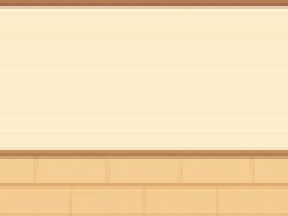
#> input picture docs/bg/salon.png, 96 x 72 px, found by its file name (shown 3 times larger)
$ python build_bg.py
#> lines starting #> are read from the running program, lines starting #| are printed output that depends on the picture
# Genera los fondos de docs/bg/ a partir de las imágenes de Nano Banana (1024x765).
# Uso: python3 tools/build_bg.py CARPETA_CON_LOS_PNG   (salon, cuarto, estudio, cocina, jardin, playa)
# Cada fondo se reduce a 96x72 (la pantalla del juego). Los exteriores (jardin, playa) además
# se guardan con el cielo transparente (*_k.png): al atardecer y de noche manda el cielo del juego.
import sys, os
import numpy as np
from PIL import Image
SRC = sys.argv[1] if len(sys.argv) > 1 else '.'
OUT = os.path.join(os.path.dirname(os.path.abspath(__file__)), '..', 'docs', 'bg')
os.makedirs(OUT, exist_ok=True)
# franjas (origen 0..765 -> destino 0..72) para alinear suelo y valla con los muebles del juego
BANDS = {
    'cuarto':  [(0, 660, 0, 50), (660, 705, 50, 54), (705, 765, 54, 72)],
    'salon':   [(0, 705, 0, 50), (705, 725, 50, 53), (725, 765, 53, 72)],        # suelo más alto (hasta el 70 % de la pantalla)
    'estudio': [(0, 500, 0, 42), (500, 765, 42, 72)],
    'cocina':  [(0, 570, 0, 45), (570, 612, 45, 49), (612, 765, 49, 72)],
    'jardin':  [(0, 345, 0, 29), (345, 525, 29, 38), (525, 765, 38, 72)],
}
def bake(name):
#> called with name = 'salon'
    im = Image.open(os.path.join(SRC, name + '.png')).convert('RGB')
#> im is the input picture: PIL image 96x72 RGB; mean R, G, B 244.6, 219.4, 178.3
    k = im.height / 765
#> k = 0.0941
    out = Image.new('RGB', (96, 72))
#> out: PIL image 96x72 RGB; every value is 0
    for a, b, c, d in BANDS.get(name, [(0, 765, 0, 72)]):
        part = im.crop((0, round(a * k), im.width, round(b * k))).resize((96, d - c), Image.LANCZOS)
        out.paste(part, (0, c))
#> this loop made 3 passes
#> pass 1, in bake, `part = im.crop((0, round(a * k), im.width, round(b * k))).resize((96, ..`:
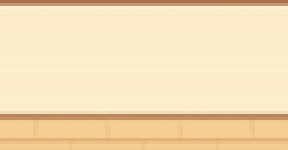
#> part: PIL image 96x50 RGB (shown 3 times larger); mean R, G, B 244.7, 221.1, 181.4
#> pass 3, in bake, `part = im.crop((0, round(a * k), im.width, round(b * k))).resize((96, ..`:
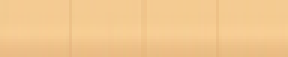
#> part: PIL image 96x19 RGB (shown 3 times larger); mean R, G, B 242.2, 199.6, 142.6
#> after the loop:
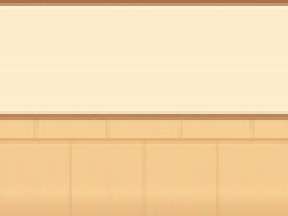
#> out: PIL image 96x72 RGB (shown 3 times larger); mean R, G, B 244, 214.7, 169.7
    return out
for n in ['salon', 'cuarto', 'estudio', 'cocina', 'jardin', 'playa']:
    im = bake(n)
    if n == 'salon':                                    # pared lisa: se quita el estampado (queda solo un degradado suave)
        a = np.array(im).astype(float)
        for y in range(3, 50):
            a[y] = np.median(a[y], axis=0)
#> a: shape (72, 96, 3) float64; mean R, G, B 244.1, 214.7, 169.7
        im = Image.fromarray(a.round().astype('uint8'))
    im.save(os.path.join(OUT, n + '.png'), optimize=True)
    if n in ('jardin', 'playa'):
        a = np.array(im).astype(int); al = np.full((72, 96), 255)
        if n == 'jardin':
            al[(a[..., 2] > a[..., 1] - 20) & (a[..., 2] > a[..., 0] + 10)] = 0       # cielo azul -> transparente
        else:
            al[:36] = 0                                                                  # playa: todo lo que está sobre el mar
        rgba = np.dstack([a.astype('uint8'), al.astype('uint8')])
        Image.fromarray(rgba, 'RGBA').save(os.path.join(OUT, n + '_k.png'), optimize=True)
    print(n, 'ok')
#> pass 2 of the loop `for n in ['salon', 'cuarto', 'estudio', 'cocina', 'jardin', 'playa']:`:
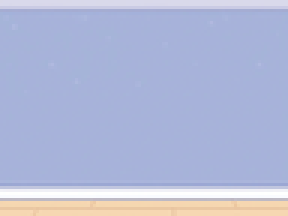
#> input picture docs/bg/cuarto.png, 96 x 72 px, found by its file name (shown 3 times larger)
#> in bake, im is the input picture: PIL image 96x72 RGB; mean R, G, B 177.9, 185.3, 216.1
#> the loop in bake (call 2), `for a, b, c, d in BANDS.get(name, [(0, 765, 0, 72)]):` made 3 passes
#> pass 1, in bake (call 2), `part = im.crop((0, round(a * k), im.width, round(b * k))).resize((96, ..`:
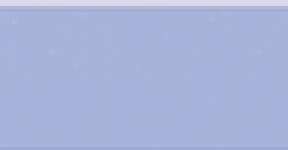
#> part: PIL image 96x50 RGB (shown 3 times larger); mean R, G, B 168.8, 179.9, 218
#> after the loop in bake (call 2), `for a, b, c, d in BANDS.get(name, [(0, 765, 0, 72)]):`:
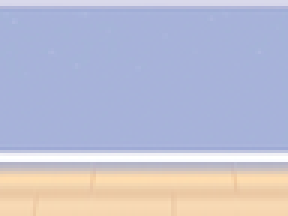
#> out: PIL image 96x72 RGB (shown 3 times larger); mean R, G, B 188.7, 189.8, 209.4
#> pass 3 of the loop `for n in ['salon', 'cuarto', 'estudio', 'cocina', 'jardin', 'playa']:`:
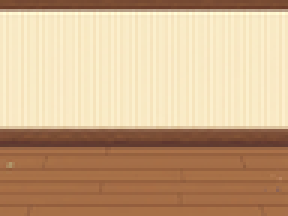
#> input picture docs/bg/estudio.png, 96 x 72 px, found by its file name (shown 3 times larger)
#> in bake, im is the input picture: PIL image 96x72 RGB; mean R, G, B 203.1, 171.7, 136.7
#> the loop in bake (call 3), `for a, b, c, d in BANDS.get(name, [(0, 765, 0, 72)]):` made 2 passes
#> pass 1, in bake (call 3), `part = im.crop((0, round(a * k), im.width, round(b * k))).resize((96, ..`:
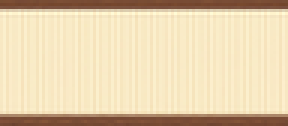
#> part: PIL image 96x42 RGB (shown 3 times larger); mean R, G, B 227.8, 207.9, 173.4
#> after the loop in bake (call 3), `for a, b, c, d in BANDS.get(name, [(0, 765, 0, 72)]):`:
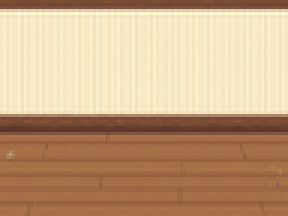
#> out: PIL image 96x72 RGB (shown 3 times larger); mean R, G, B 198.1, 164.5, 129.4
#> (the run stopped early here; a loop or call above may not have finished)
